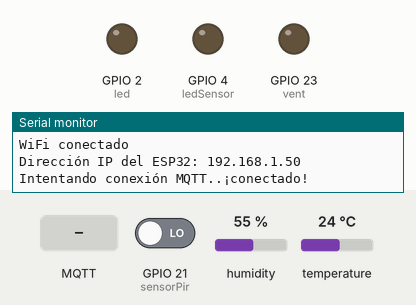
This program was run on a simulated ESP32. Shown: output pins drawn as LEDs (lit = HIGH), the last lines printed to the serial monitor. The inputs (shaded band) are chosen by the test bench; at power-on: temperature 24 °C, GPIO 21 (sensorPir) LOW, humidity 55 %. WiFi joins after 1.5 s; servers stay silent unless stated; no MQTT or app messages arrive unless stated.

Above: at 2.8 s.
2.9 s: temperature set to 26 °C
5.0 s: temperature set to 29 °C
At 7.0 s:
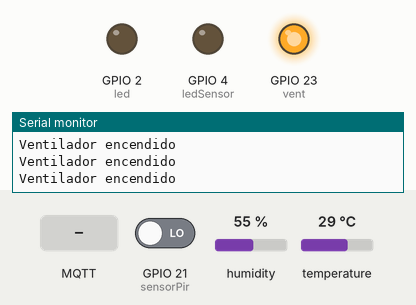
7.3 s: MQTT message "100" arrives on the first subscribed topic
At 7.9 s:
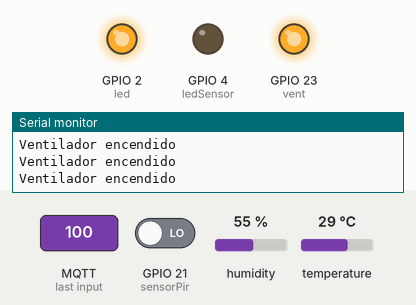
8.9 s: MQTT message "100" arrives on the second subscribed topic
At 9.4 s:
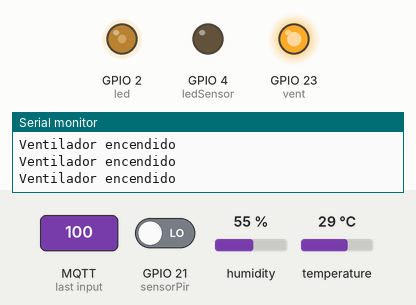
10.5 s: GPIO 21 (sensorPir) driven HIGH
At 11.0 s:
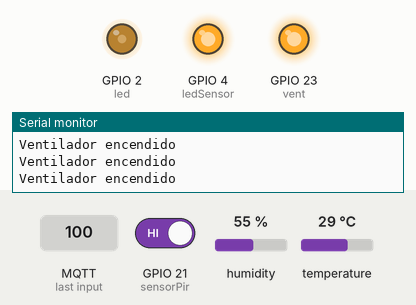
Timing chart, 0 to 13.0 s (numbered marks = the images above; inputs shaded):
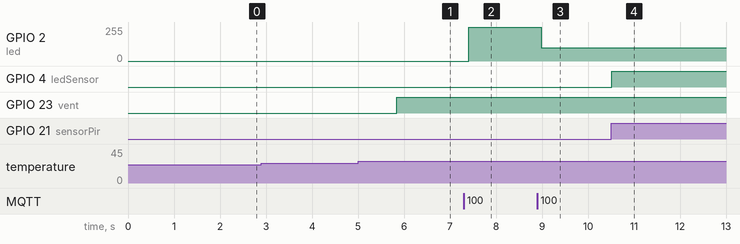

Measured:
- the behaviour switches between 27 and 28 °C on temperature (found by bisection; images 0 and 1)
- after the input at 2.9 s, every drawn part: stays the same
- after the input at 5.0 s, GPIO 23 (vent): LOW → HIGH after 0.84 s
- after the input at 7.3 s, GPIO 2 (led): 0/255 → 255/255 after 0.10 s
- after the input at 8.9 s, GPIO 2 (led): 255/255 → 100/255 after 0.08 s
- after the input at 10.5 s, GPIO 4 (ledSensor): LOW → HIGH at once

The program:

main.cpp
```cpp
//librerias
#include <Arduino.h>
#include <SPI.h>
#include <WiFi.h>
#include <PubSubClient.h>
#include <Wire.h>
#include <DHT.h>
#include <DHT_U.h>


WiFiClient espClient;
PubSubClient client(espClient);

// Sustituir con datos tu red------------------------------------------------------------------------------------------------------------------------
const char* ssid     = "Juan Jose";
const char* password = "pacoymono";

// Credenciales de tu servidor MQTT------------------------------------------------------------------------------------------------------------------------
const char *mqtt_server = "test.mosquitto.org";
const char *mqtt_username = "rw";
const char *mqtt_password = "readwrite";
const int mqtt_port = 1883;

// Tópicos e suscritos------------------------------------------------------------------------------------------------------------------------
const char *topic1 = "Fb/led";
const char *topic2 = "Fb/intensidad";
const char *topic3 = "Fb/ventilador";
//Topicos publicados------------------------------------------------------------------------------------------------------------------------
const char *topic4 = "Fb/Temperatura";
const char *topic5 = "Fb/Calor";
const char *topic6= "Fb/Sensor";
const char *topic7= "Fb/Conteo";

//variables------------------------------------------------------------------------------------------------------------------------

//Led
#define led 2
//Pwm ------------------------------------------------------------------------------------------------------------------------
const int Pwm_pin = 2;
const int freq = 5000;
const int led_channel = 0;
const int resolution = 8;
String slider_value = "0";
//Ventilador------------------------------------------------------------------------------------------------------------------------
#define vent 23

//Temperatura------------------------------------------------------------------------------------------------------------------------
int temp = 22;
int TEMPERATURA;
int HUMEDAD;

//Tipo de sensor
DHT dht(temp, DHT11);

//Sensor de movimiento------------------------------------------------------------------------------------------------------------------------
#define sensorPir 21
int estado = LOW; //sin movimiento
int valor = 0; //almacena valor PIR
#define ledSensor 4
int contador =0;


void callback(char *topic, byte *message, unsigned int length)
{
  Serial.print("Llegó un mensaje del tópico: ");
  Serial.print(topic);
  Serial.print(". Mensaje: ");
  String messageTemp;

  for (int i = 0; i < length; i++)
  {
    Serial.print((char)message[i]);
    messageTemp += (char)message[i];
  }
  Serial.println();


   //Leds------------------------------------------------------------------------------------------------------------------------
     if (String(topic) == topic1)
    {
    Serial.print("Cambiando la salida a:");
    if (messageTemp == "100")
    {
      Serial.println("Led encendido");
      digitalWrite(led, HIGH);
    }
    else if (messageTemp == "0")
    {
      Serial.println("Led apagado");
      digitalWrite(led, LOW);
    }
    }
    //Intesidad de los leds------------------------------------------------------------------------------------------------------------------------
   if (String(topic) == topic2 )
  {
    slider_value = messageTemp;
    ledcWrite(led_channel, slider_value.toInt());
  }

  Serial.println();

   //ventilador------------------------------------------------------------------------------------------------------------------------
  if (String(topic) == topic3)
    {
    if (messageTemp == "on")
    {
      Serial.println("Ventilador encendido");
      digitalWrite(vent, HIGH);
    }
    else if (messageTemp == "off")
    {
      Serial.println("Ventilador apagado");
      digitalWrite(vent, LOW);
    }

    }

}
void reconnect()
{
  // Loop hasta que se conecte------------------------------------------------------------------------------------------------------------------------
  while (!client.connected())
  {
    String client_id = "esp32-client-";
    client_id += String(WiFi.macAddress());
    Serial.print("Intentando conexión MQTT..");
    // Intento de reconección
    if (client.connect(client_id.c_str(), mqtt_username, mqtt_password))
    {
      Serial.println("¡conectado!");
      client.subscribe(topic1); // Subscripción al tópico del led
      client.subscribe(topic2); // Subscripción al tópico del pwm
      client.subscribe(topic3); // Subscripción al tópico del ventilador


    }
    else
    {
      Serial.print("falló, rc=");
      Serial.print(client.state());
      Serial.println(" intentar otra vez en 5 segundos");
      // Espera 5 segundos y vuelve a intentar
      delay(5000);
    }
  }
}

void setup_wifi()
{

  delay(10);
  // Conexión a tu red Wi-Fi------------------------------------------------------------------------------------------------------------------------
  Serial.println();
  Serial.print("Conectándose a: ");
  Serial.println(ssid);

  WiFi.begin(ssid, password);

  while (WiFi.status() != WL_CONNECTED)
  {
    delay(500);
    Serial.print(".");
  }

  Serial.println("");
  Serial.println("WiFi conectado");
  Serial.print("Dirección IP del ESP32: ");
  Serial.print(WiFi.localIP());
  Serial.println("");
}

void setup()
{

  //estado led------------------------------------------------------------------------------------------------------------------------
  pinMode(led,OUTPUT);
  digitalWrite(led,LOW);

   // Slider (pwm)------------------------------------------------------------------------------------------------------------------------
  ledcSetup(led_channel, freq, resolution);
  ledcAttachPin(Pwm_pin, led_channel);
  ledcWrite(led_channel, slider_value.toInt());

  //estado vent------------------------------------------------------------------------------------------------------------------------
  pinMode(vent,OUTPUT);
  digitalWrite(vent,LOW);

  //temperatura------------------------------------------------------------------------------------------------------------------------
  dht.begin();

   //Sensor movimiento------------------------------------------------------------------------------------------------------------------------
  pinMode(ledSensor, OUTPUT);
  pinMode(sensorPir, INPUT);

  Serial.begin(9600);
  delay(10);

  WiFi.mode(WIFI_STA);
  WiFi.begin(ssid, password);
  Serial.print("Conectando a:\t");
  Serial.println(ssid);

  // Esperar a que nos conectemos------------------------------------------------------------------------------------------------------------------------
  while (WiFi.status() != WL_CONNECTED)
  {
    delay(200);
   Serial.print('.');
  }

  // Mostrar mensaje de exito y dirección IP asignada------------------------------------------------------------------------------------------------------------------------
  Serial.println();
  Serial.print("Conectado a:\t");
  Serial.println(WiFi.SSID());
  Serial.print("IP address:\t");
  Serial.println(WiFi.localIP());

  setup_wifi();
  client.setServer(mqtt_server, mqtt_port);
  client.setCallback(callback);
}

void loop()
{

 if (!client.connected())
  {
    reconnect();
  }
  client.loop();

  // obtencion de valor de temperatura------------------------------------------------------------------------------------------------------------------------
  TEMPERATURA = dht.readTemperature();

  // obtencion de valor de humedad------------------------------------------------------------------------------------------------------------------------
  HUMEDAD = dht.readHumidity();

  //Imprimir temperatura en grados------------------------------------------------------------------------------------------------------------------------
  char temperatura[8];
  dtostrf(TEMPERATURA, 1, 2, temperatura);
  client.publish(topic4, temperatura);


  //Imprimir porcentaje de calor------------------------------------------------------------------------------------------------------------------------
  float hic = dht.computeHeatIndex(TEMPERATURA,HUMEDAD,false);
   char calor[8];
  dtostrf(hic, 1, 2, calor);
  client.publish(topic5, calor);

 //si hace mucho calor me activa el ventilador------------------------------------------------------------------------------------------------------------------------
  if (hic>=28 ){
       Serial.println("Ventilador encendido");
      digitalWrite(vent, HIGH);
     }
  else{

    digitalWrite(vent, LOW);
  }

 //sensor movimiento------------------------------------------------------------------------------------------------------------------------

  estado = digitalRead(sensorPir);	// lectura de estado de señal

  if (estado == HIGH){		// si la señal esta en alto indicando movimiento
    digitalWrite(ledSensor, HIGH);
    contador = contador+1;
    client.publish(topic6, "hay alguien en la puerta");
    delay(10000);
    client.publish(topic6, "");
  }

   else {
    digitalWrite(ledSensor, LOW);

  }
  if(contador>0) {
  char conteo[8];
  dtostrf(contador, 1, 2, conteo); // cuenta cuantas personas te han visitado
  client.publish(topic7, conteo);

  }

}
```
